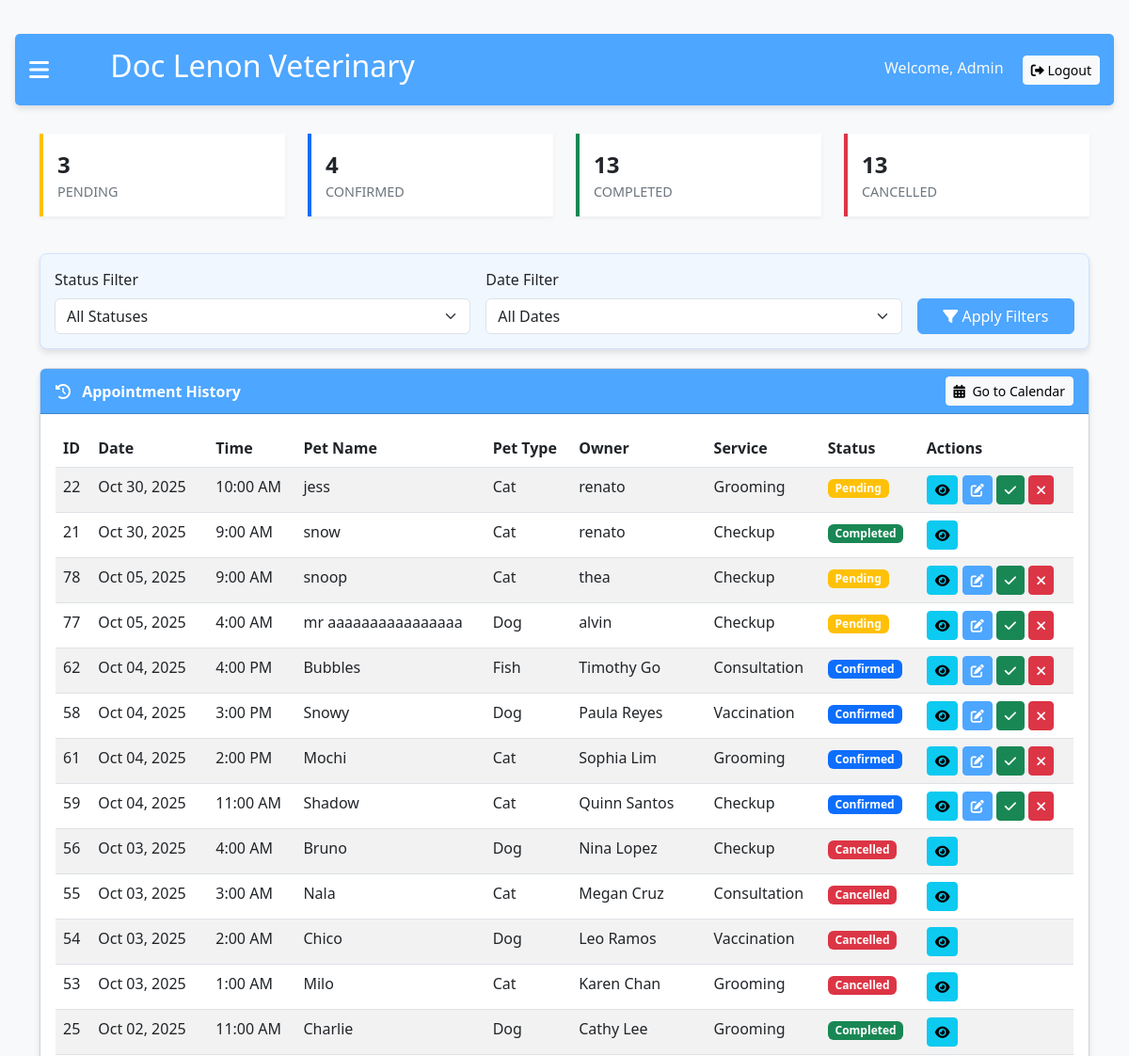
Page /history1.php (signed in, upper part) on the earlier database version.
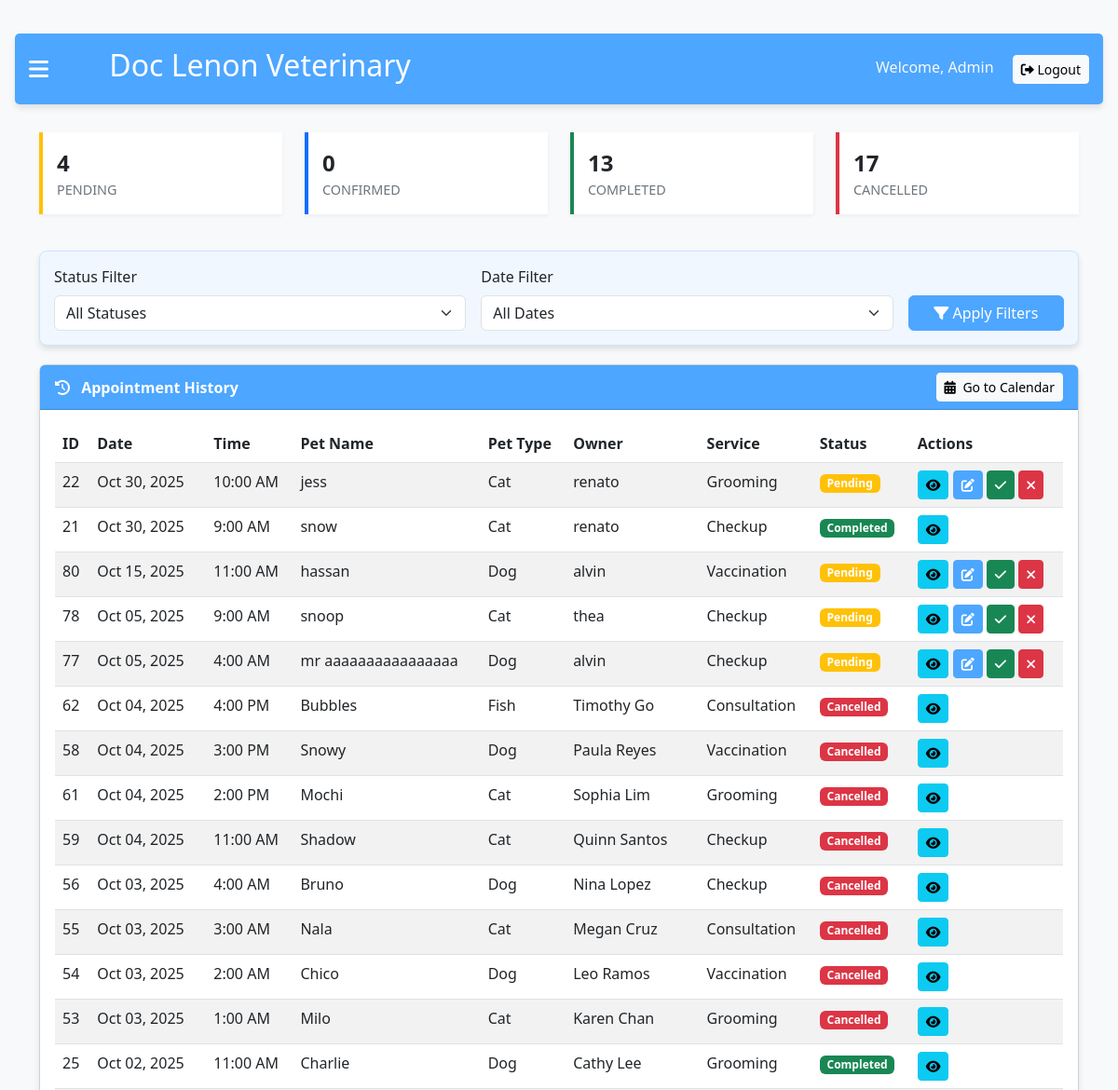
Same page on the later database version.
### tables this page shows
CREATE TABLE `appointments` (
  `id` int(11) NOT NULL,
  `appointment_date` date NOT NULL,
  `appointment_time` time NOT NULL,
  `pet_name` varchar(100) NOT NULL,
  `pet_type` varchar(50) NOT NULL,
  `owner_name` varchar(100) NOT NULL,
  `owner_phone` varchar(20) NOT NULL,
  `service_type` varchar(50) NOT NULL,
  `notes` text DEFAULT NULL,
  `status` varchar(20) DEFAULT 'Pending',
  `created_at` timestamp NOT NULL DEFAULT current_timestamp()
);

### history1.php (the view, shortened to what the changed rows need)
<?php
$servername = "localhost";
$username = "root";
$password = "";
$dbname = "taho";
$conn = new mysqli($servername, $username, $password, $dbname);
$sql = "SELECT id, appointment_date, appointment_time, pet_name, pet_type, owner_name, owner_phone, service_type, notes, status, created_at
        FROM appointments WHERE 1=1";
$sql .= " ORDER BY appointment_date DESC, appointment_time DESC";
$result = $conn->query($sql);
$appointments = [];
if ($result && $result->num_rows > 0) {
    while ($row = $result->fetch_assoc()) {
        $appointments[] = $row;
    }
}
$stats_sql = "SELECT
                COUNT(*) as total,
                SUM(CASE WHEN status = 'Pending' THEN 1 ELSE 0 END) as pending,
                SUM(CASE WHEN status = 'Confirmed' THEN 1 ELSE 0 END) as confirmed,
                SUM(CASE WHEN status = 'Completed' THEN 1 ELSE 0 END) as completed,
                SUM(CASE WHEN status = 'Cancelled' THEN 1 ELSE 0 END) as cancelled,
                SUM(CASE WHEN appointment_date < CURDATE() THEN 1 ELSE 0 END) as past,
                SUM(CASE WHEN appointment_date = CURDATE() THEN 1 ELSE 0 END) as today,
                SUM(CASE WHEN appointment_date > CURDATE() THEN 1 ELSE 0 END) as upcoming
              FROM appointments";
$stats_result = $conn->query($stats_sql);
$stats = $stats_result->fetch_assoc();
?>
<!DOCTYPE html>
<html lang="en">
<head>
    <link href="https://cdn.jsdelivr.net/npm/bootstrap@5.3.0-alpha1/dist/css/bootstrap.min.css" rel="stylesheet">
    <link rel="stylesheet" href="https://cdnjs.cloudflare.com/ajax/libs/font-awesome/6.0.0/css/all.min.css">
    <link rel="stylesheet" href="https://cdn.datatables.net/1.11.5/css/dataTables.bootstrap5.min.css">
</head>
<body>
    <div id="main" class="main-content">
        <div class="admin-header">
            <div class="d-flex align-items-center">
                <h2><i class="fas fa-paw paw-logo"></i> Doc Lenon Veterinary</h2>
            </div>
        </div>
        <div class="container">
            <div class="row mb-4">
                <div class="col-md-3">
                    <div class="stats-card stats-card-pending">
                        <div class="stats-number"><?php echo $stats['pending']; ?></div>
                        <div class="stats-title">Pending</div>
                    </div>
                </div>
                <div class="col-md-3">
                    <div class="stats-card stats-card-confirmed">
                        <div class="stats-number"><?php echo $stats['confirmed']; ?></div>
                        <div class="stats-title">Confirmed</div>
                    </div>
                </div>
                <div class="col-md-3">
                    <div class="stats-card stats-card-cancelled">
                        <div class="stats-number"><?php echo $stats['cancelled']; ?></div>
                        <div class="stats-title">Cancelled</div>
                    </div>
                </div>
            </div>
            <div class="card">
                <div class="card-body">
                    <div class="table-responsive">
                        <table id="appointmentHistoryTable" class="table table-striped table-hover">
                            <thead>
                                <tr>
                                    <th>ID</th>
                                    <th>Date</th>
                                    <th>Time</th>
                                    <th>Pet Name</th>
                                    <th>Pet Type</th>
                                    <th>Owner</th>
                                    <th>Service</th>
                                    <th>Status</th>
                                    <th>Actions</th>
                                </tr>
                            </thead>
                            <tbody>
                                <?php foreach ($appointments as $appointment): ?>
                                    <tr>
                                        <td><?php echo $appointment['id']; ?></td>
                                        <td><?php echo date('M d, Y', strtotime($appointment['appointment_date'])); ?></td>
                                        <td><?php echo date('g:i A', strtotime($appointment['appointment_time'])); ?></td>
                                        <td><?php echo htmlspecialchars($appointment['pet_name']); ?></td>
                                        <td><?php echo htmlspecialchars($appointment['pet_type']); ?></td>
                                        <td><?php echo htmlspecialchars($appointment['owner_name']); ?></td>
                                        <td><?php echo htmlspecialchars($appointment['service_type']); ?></td>
                                        <td>
                                            <?php
                                                $status_class = '';
                                                switch($appointment['status']) {
                                                    case 'Pending':
                                                        $status_class = 'bg-warning';
                                                        break;
                                                    case 'Confirmed':
                                                        $status_class = 'bg-primary';
                                                        break;
                                                    case 'Completed':
                                                        $status_class = 'bg-success';
                                                        break;
                                                    case 'Cancelled':
                                                        $status_class = 'bg-danger';
                                                        break;
                                                }
                                            ?>
                                            <span class="badge <?php echo $status_class; ?>"><?php echo $appointment['status']; ?></span>
                                        </td>
                                        <td>
                                            <button type="button" class="btn btn-sm btn-info view-btn" data-id="<?php echo $appointment['id']; ?>" title="View Details">
                                                <i class="fas fa-eye"></i>
                                            </button>
                                            <?php if ($appointment['status'] !== 'Completed' && $appointment['status'] !== 'Cancelled'): ?>
                                                <a href="calendar.php?edit_appointment=<?php echo $appointment['id']; ?>" class="btn btn-sm btn-primary" title="Edit">
                                                    <i class="fas fa-edit"></i>
                                                </a>
                                                <button type="button" class="btn btn-sm btn-success complete-btn" data-id="<?php echo $appointment['id']; ?>" title="Mark as Completed">
                                                    <i class="fas fa-check"></i>
                                                </button>
                                                <button type="button" class="btn btn-sm btn-danger cancel-btn" data-id="<?php echo $appointment['id']; ?>" title="Cancel">
                                                    <i class="fas fa-times"></i>
                                                </button>
                                            <?php endif; ?>
                                        </td>
                                    </tr>
                                <?php endforeach; ?>
                            </tbody>
                        </table>
                    </div>
                </div>
            </div>
        </div>
    </div>
</body>
</html>

Differences in the rows shown:
added appointments: id "80", appointment_date "Oct 15, 2025", appointment_time "11:00 AM", pet_name "hassan", pet_type "Dog", owner_name "alvin", service_type "Vaccination", status "Pending"
changed appointments "4:00 PM": status "Confirmed" → "Cancelled"
changed appointments "3:00 PM": status "Confirmed" → "Cancelled"
changed appointments "2:00 PM": status "Confirmed" → "Cancelled"
changed appointments "Shadow": status "Confirmed" → "Cancelled"
Other differences:
$stats['pending']: "3" → "4"
$stats['confirmed']: "4" → "0"
$stats['cancelled']: "13" → "17"
